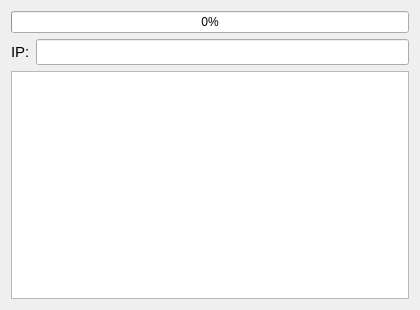
<?xml version="1.0" encoding="UTF-8"?>
<ui version="4.0">
 <class>Server</class>
 <widget class="QWidget" name="Server">
  <property name="geometry">
   <rect>
    <x>0</x>
    <y>0</y>
    <width>420</width>
    <height>310</height>
   </rect>
  </property>
  <property name="windowTitle">
   <string>Server</string>
  </property>
  <layout class="QVBoxLayout" name="verticalLayout">
   <item>
    <widget class="QProgressBar" name="progressBar">
     <property name="value">
      <number>0</number>
     </property>
    </widget>
   </item>
   <item>
    <layout class="QHBoxLayout" name="horizontalLayout">
     <item>
      <widget class="QLabel" name="label">
       <property name="font">
        <font>
         <pointsize>11</pointsize>
        </font>
       </property>
       <property name="text">
        <string>IP:</string>
       </property>
      </widget>
     </item>
     <item>
      <widget class="QLineEdit" name="lineEdit">
       <property name="font">
        <font>
         <pointsize>11</pointsize>
        </font>
       </property>
      </widget>
     </item>
    </layout>
   </item>
   <item>
    <widget class="QTextBrowser" name="textBrowser"/>
   </item>
  </layout>
 </widget>
 <resources/>
 <connections/>
</ui>
